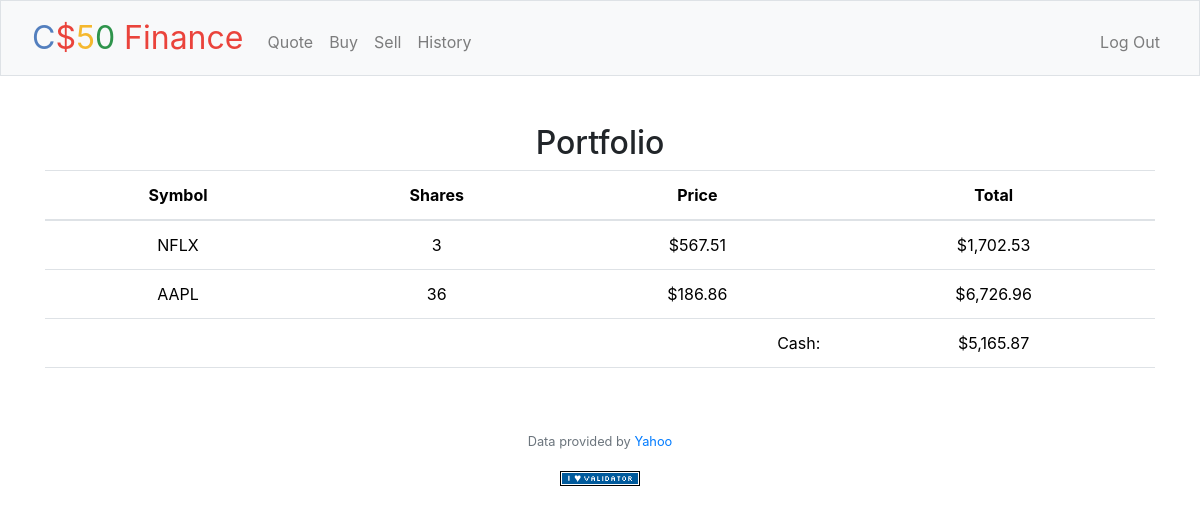
The page / (signed in) on the database its author committed.
### tables this page shows
CREATE TABLE 'transactions' ('id' INTEGER PRIMARY KEY AUTOINCREMENT NOT NULL, 'user_id' INTEGER, 'symbol' TEXT, 'shares' INTEGER, 'price' REAL, 'date' DATETIME);

CREATE TABLE users (id INTEGER PRIMARY KEY AUTOINCREMENT NOT NULL, username TEXT NOT NULL, hash TEXT NOT NULL, cash NUMERIC NOT NULL DEFAULT 10000.00);

### app.py (the view)
@app.route("/")
@login_required
def index():
    user_id = session["user_id"]
    transactions_db = db.execute("SELECT symbol, SUM(shares) AS shares, price FROM transactions WHERE user_id = ? GROUP BY symbol HAVING SUM(shares) > 0 ORDER BY price DESC", user_id)
    cash_db = db.execute("SELECT cash FROM users WHERE id = ?", user_id)
    cash = cash_db[0]["cash"]
    return render_template("index.html", database = transactions_db, cash  = cash)

### app.py (called while the page is built)
@app.after_request
def after_request(response):
    response.headers["Cache-Control"] = "no-cache, no-store, must-revalidate"
    response.headers["Expires"] = 0
    response.headers["Pragma"] = "no-cache"
    return response

### helpers.py (called while the page is built)
def login_required(f):
    @wraps(f)
    def decorated_function(*args, **kwargs):
        if session.get("user_id") is None:
            return redirect("/login")
        return f(*args, **kwargs)
    return decorated_function

def usd(value):
    return f"${value:,.2f}"

### templates/index.html (shortened to what this page needs)
{% extends "layout.html" %}
{% block main %}
    <h2>Portfolio</h2>
    <table class="table table-hover">
        <thead>
            <tr>
                <th scope="col">Symbol</th>
                <th scope="col">Shares</th>
                <th scope="col">Price</th>
                <th scope="col">Total</th>
            </tr>
        </thead>
        <tbody>
            {% for row in database %}
                <tr>
                    <td>{{ row["symbol"] }}</td>
                    <td>{{ row["shares"] }}</td>
                    <td>{{ row["price"]|usd }}</td>
                    <td>{{ (row["shares"] * row["price"])|round(2)|usd }}</td>
                </tr>
            {% endfor %}
        </tbody>
        <tfoot>
            <tr>
                <td colspan="3" class="text-end">Cash:</td>
                <td>{{ cash|usd }}</td>
            </tr>
        </tfoot>
    </table>
{% endblock %}

### rows shown on the page
transactions: symbol "NFLX", shares "3", price "$567.51", shares "$1,702.53"
users: cash "$5,165.87"

### other values the page prints
{{ row["symbol"] }} "AAPL"
{{ row["shares"] }} "36"
{{ row["price"]|usd }} "$186.86"
{{ (row["shares"] * row["price"])|round(2)|usd }} "$6,726.96"
